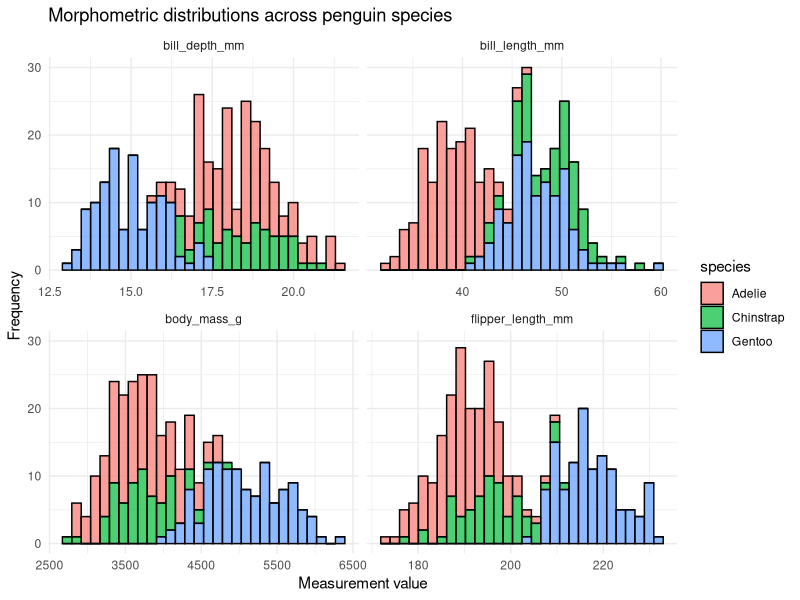

This chart was generated by the following R code:
#2.6
library(tidyverse)

library(palmerpenguins)

# Create a long version of the penguins dataset

penguins_long <- penguins |>
  pivot_longer(
    cols = c(bill_length_mm, bill_depth_mm, flipper_length_mm, body_mass_g),
    names_to = "measurement_type",
    values_to = "value"
  )
# View the result
head(penguins_long)

penguins_long |>
  drop_na(value) |>
  ggplot(aes(x = value, fill = species)) +
  geom_histogram(bins = 30, alpha = 0.7, colour = "black") +
  facet_wrap(~ measurement_type, scales = "free_x") +
  theme_minimal() +
  labs(
    title = "Morphometric distributions across penguin species",
    x = "Measurement value",
    y = "Frequency"
  )


mass_summary <- penguins |>
  drop_na(body_mass_g) |>
  group_by(species, island) |>
  summarise(mean_mass = mean(body_mass_g))

head(mass_summary)

mass_matrix <- mass_summary |>
  pivot_wider(
    names_from = island,
    values_from = mean_mass
  )

head(mass_matrix)


#2.8
library(tidyverse)

# A remarkably messy data frame of field sites
messy_sites <- tibble(
  site_id = c("Nelly Bay", "nelly_bay", "NELLY BAY", " Geoffrey_Bay ", "geoffrey bay")
)

# Using stringr within mutate to standardize the text
clean_sites <- messy_sites |>
  mutate(
    # 1. Convert everything to lowercase
    site_clean = str_to_lower(site_id),
    # 2. Replace any spaces with underscores
    site_clean = str_replace_all(site_clean, pattern = " ", replacement = "_"),
    # 3. Trim any leading or trailing whitespace (invisible spaces at the ends)
    site_clean = str_trim(site_clean)
  )

print(clean_sites)


library(lubridate)

# Parsing different date formats
date_1 <- dmy("25/12/2026")
date_2 <- ymd("2026-12-25")

# R now recognizes these as identical Date objects
date_1 == date_2

# A tibble of raw sensor data with a messy character timestamp
sensor_data <- tibble(
  raw_time = c("14-05-2026 08:30:00", "14-05-2026 08:45:00", "14-05-2026 09:00:00"),
  temperature = c(24.5, 24.6, 24.4)
)

# Converting character strings to true POSIXct datetime objects
sensor_clean <- sensor_data |>
  mutate(
    true_time = dmy_hms(raw_time)
  )

print(sensor_clean)
